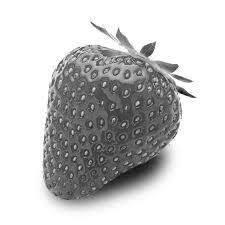
#> input picture examples/Strawberry19.jpg, 225 x 225 px, found by its file name
$ python chroma_fixed_cam.py
#> lines starting #> are read from the running program, lines starting #| are printed output that depends on the picture
"""
Keyframe chroma propagation — with global homography alignment.

Middle ground between the two earlier versions:
    * ECC homography at coarse res handles GLOBAL misalignment (whole-frame
      shift/tilt between keyframe and current frame).
    * No dense optical flow — per-object motion inside the scene is handled
      by the confidence check (fade toward neutral), not by warping.

Pipeline:
    1. Downscale both lumas and the keyframe chroma to coarse resolution.
    2. Estimate a homography (cur -> key) with ECC on the coarse lumas.
    3. Warp keyframe chroma AND keyframe luma with that single homography.
    4. Confidence = warped-key-luma vs current-luma residual.
    5. Fade low-confidence chroma toward neutral.
    6. Guided-filter upsample chroma to full res, guided by current luma.
    7. Composite: current luma (untouched) + chroma -> RGB.

Requires: numpy, opencv-python (opencv-contrib for cv2.ximgproc; a pure-NumPy
guided-filter fallback is included).

propagate_keyframe_chroma_flow() is the motion-aware alternative: instead of
one homography for the whole frame it warps the keyframe chroma along a dense
DIS optical flow, so colour follows objects that moved (hands, a tape roll)
instead of staying at their old position. Confidence there combines the warped
luma residual with a forward-backward flow consistency check. The homography
version above is kept unchanged (snapshot: chroma_fixed_cam_HomoChroma.py).
"""

from __future__ import annotations

from dataclasses import dataclass

import cv2
import numpy as np


# --------------------------------------------------------------------------- #
# Guided filter (ximgproc if present, NumPy fallback otherwise)
# --------------------------------------------------------------------------- #

def _box(img: np.ndarray, r: int) -> np.ndarray:
    return cv2.blur(img, (2 * r + 1, 2 * r + 1), borderType=cv2.BORDER_REFLECT)


def _guided_filter(guide: np.ndarray, src: np.ndarray, radius: int,
                   eps: float) -> np.ndarray:
    """He et al. guided filter, single-channel float32 guide/src in [0,1]."""
    # plain opencv-python exposes a cv2.ximgproc namespace without guidedFilter
    # in it, so probe for the function itself rather than the module
    _gf = getattr(getattr(cv2, "ximgproc", None), "guidedFilter", None)
    if _gf is not None:
        return _gf(guide, src, radius, eps)
    mean_g = _box(guide, radius)
    mean_s = _box(src, radius)
    corr_gs = _box(guide * src, radius)
    corr_gg = _box(guide * guide, radius)
    var_g = corr_gg - mean_g * mean_g
    cov_gs = corr_gs - mean_g * mean_s
    a = cov_gs / (var_g + eps)
    b = mean_s - a * mean_g
    return _box(a, radius) * guide + _box(b, radius)


# --------------------------------------------------------------------------- #
# Result container
# --------------------------------------------------------------------------- #

@dataclass
class ChromaResult:
    rgb: np.ndarray            # (H, W, 3) uint8 — the PASD conditioning image
    confidence: np.ndarray     # (H, W) float32 in [0,1], full res
    mean_luma_residual: float  # drift metric; trigger a new keyframe when high
    homography: np.ndarray     # (3, 3) float32, cur -> key at coarse scale


# --------------------------------------------------------------------------- #
# Main entry point
# --------------------------------------------------------------------------- #

def propagate_keyframe_chroma(
    key_rgb: np.ndarray,
    cur_gray: np.ndarray,
    chroma_downscale: int = 4,
    use_homography: bool = True,
    residual_soft_thresh: float = 12.0,
    residual_hard_thresh: float = 35.0,
    guided_radius: int = 8,
    guided_eps: float = 1e-3,
    desat_target: float = 0.35,
) -> ChromaResult:
    """Apply a color keyframe's chroma to the current grey frame.

    Global camera motion between the frames is absorbed by an ECC-estimated
    homography; residual per-object motion is confidence-gated. See module
    docstring for the pipeline. Tune the two residual thresholds (0-255 luma
    units) on real footage from your sensor.
    """
    # ---- normalize inputs ------------------------------------------------- #
    if cur_gray.ndim == 3:
        cur_gray = cur_gray[..., 0]
    if key_rgb.shape[:2] != cur_gray.shape[:2]:
        raise ValueError(
            f"size mismatch: key {key_rgb.shape[:2]} vs cur {cur_gray.shape[:2]}"
        )
    h, w = cur_gray.shape
    s = chroma_downscale
    lw, lh = max(w // s, 16), max(h // s, 16)

    key_ycc = cv2.cvtColor(key_rgb, cv2.COLOR_RGB2YCrCb)

    # ---- 1. coarse working copies ------------------------------------------ #
    key_y_lo = cv2.resize(key_ycc[..., 0], (lw, lh),
                          interpolation=cv2.INTER_AREA)
    cur_y_lo = cv2.resize(cur_gray, (lw, lh), interpolation=cv2.INTER_AREA)
    chroma_lo = cv2.resize(key_ycc[..., 1:], (lw, lh),
                           interpolation=cv2.INTER_AREA).astype(np.float32)

    # ---- 2. global homography (cur -> key) via ECC on coarse lumas ---------- #
    warp_h = np.eye(3, dtype=np.float32)
    if use_homography:
        try:
            crit = (cv2.TERM_CRITERIA_EPS | cv2.TERM_CRITERIA_COUNT, 100, 1e-5)
            _, warp_h = cv2.findTransformECC(
                cur_y_lo, key_y_lo, warp_h, cv2.MOTION_HOMOGRAPHY, crit,
                None, 3,
            )
        except cv2.error:
            warp_h = np.eye(3, dtype=np.float32)  # no convergence -> identity

    # ---- 3. single direct warp of chroma + key luma -------------------------- #
    warped_chroma_lo = cv2.warpPerspective(
        chroma_lo, warp_h, (lw, lh),
        flags=cv2.INTER_LINEAR | cv2.WARP_INVERSE_MAP,
        borderMode=cv2.BORDER_REPLICATE,
    )
    warped_key_y_lo = cv2.warpPerspective(
        key_y_lo, warp_h, (lw, lh),
        flags=cv2.INTER_LINEAR | cv2.WARP_INVERSE_MAP,
        borderMode=cv2.BORDER_REPLICATE,
    ).astype(np.float32)

    # ---- 4. confidence from warped-luma residual ------------------------------ #
    resid = cv2.GaussianBlur(
        np.abs(warped_key_y_lo - cur_y_lo.astype(np.float32)), (5, 5), 0
    )
    conf_lo = np.clip(
        (residual_hard_thresh - resid)
        / max(residual_hard_thresh - residual_soft_thresh, 1e-6),
        0.0, 1.0,
    ).astype(np.float32)
    mean_residual = float(resid.mean())

    # ---- 5. fade rejected regions toward neutral (128 in CrCb) ---------------- #
    pull = (1.0 - conf_lo) * desat_target
    warped_chroma_lo = warped_chroma_lo + (128.0 - warped_chroma_lo) * pull[..., None]

    # ---- 6. edge-aware upsample guided by CURRENT luma ------------------------- #
    guide = cur_gray.astype(np.float32) / 255.0
    chroma_up = cv2.resize(warped_chroma_lo, (w, h),
                           interpolation=cv2.INTER_LINEAR)
    out_chroma = np.empty_like(chroma_up)
    for c in range(2):
        src = chroma_up[..., c].astype(np.float32) / 255.0
        out_chroma[..., c] = _guided_filter(guide, src, guided_radius,
                                            guided_eps) * 255.0

    conf_full = cv2.resize(conf_lo, (w, h), interpolation=cv2.INTER_LINEAR)

    # ---- 7. composite: current luma + propagated chroma ------------------------ #
    ycc = np.empty((h, w, 3), dtype=np.uint8)
    ycc[..., 0] = cur_gray                                # luma is never touched
    ycc[..., 1:] = np.clip(out_chroma, 0, 255).astype(np.uint8)
    rgb = cv2.cvtColor(ycc, cv2.COLOR_YCrCb2RGB)

    return ChromaResult(rgb=rgb, confidence=conf_full,
                        mean_luma_residual=mean_residual, homography=warp_h)


# --------------------------------------------------------------------------- #
# Motion-aware variant: dense optical flow
# --------------------------------------------------------------------------- #

# [111 lines left out: functions _dis_flow, propagate_keyframe_chroma_flow, not called in this run]


# --------------------------------------------------------------------------- #
# Test harness
# --------------------------------------------------------------------------- #

KEY_PATH = "C:/colorizationData/datasets/test_color/Strawberry/Strawberry19.jpg"
GREY_PATH = "C:/PASD-main/examples/Strawberry19.jpg"


def _load_or_synthesize():
    """Load the strawberry pair; fall back to synthetic images if missing."""
    key_bgr = cv2.imread(KEY_PATH, cv2.IMREAD_COLOR)
#> key_bgr is the input picture: shape (225, 225, 3); min 0, max 255, mean 200.8
    cur_grey = cv2.imread(GREY_PATH, cv2.IMREAD_GRAYSCALE)
#> cur_grey: shape (225, 225); min 0, max 255, mean 200.8
    if key_bgr is not None and cur_grey is not None:
        if key_bgr.shape[:2] != cur_grey.shape[:2]:
            key_bgr = cv2.resize(key_bgr,
                                 (cur_grey.shape[1], cur_grey.shape[0]))
        return key_bgr, cur_grey, True

    print("[warn] image files not found - using synthetic test images")
    rng = np.random.default_rng(0)
    H, W = 225, 225
    key = np.zeros((H, W, 3), np.uint8)
    key[..., 0], key[..., 1], key[..., 2] = 40, 40, 190       # bright bg (BGR)
    key[60:170, 60:170] = (30, 30, 160)                        # dark red square
    key = cv2.add(key, rng.integers(0, 15, key.shape, dtype=np.uint8))
    cur_grey = cv2.cvtColor(key, cv2.COLOR_BGR2GRAY)
    return key, cur_grey, False


def _show(name: str, img: np.ndarray, headless: bool):
    if headless:
        cv2.imwrite(f"out_{name.replace(' ', '_')}.png", img)
    else:
        cv2.imshow(name, img)


if __name__ == "__main__":
    key_bgr, cur_grey, from_files = _load_or_synthesize()
#> from_files = True
    key_rgb = cv2.cvtColor(key_bgr, cv2.COLOR_BGR2RGB)
    import os
    headless = os.name != "nt" and not os.environ.get("DISPLAY")

    # ---- test 1: aligned pair ---------------------------------------------- #
    res = propagate_keyframe_chroma(key_rgb, cur_grey)
#> in propagate_keyframe_chroma, `key_ycc = cv2.cvtColor(key_rgb, cv2.COLOR_RGB2YCrCb)`: key_ycc: shape (225, 225, 3); mean of channels 0, 1, 2 200.8, 128, 128
#> in propagate_keyframe_chroma, `_, warp_h = cv2.findTransformECC( cur_y_lo, key_y_lo, warp_h, cv2.MOTI..`: warp_h = [[1, -6.37e-08, 2.02e-06], [1.24e-08, 1, 5.68e-07], [-3.64e-10, -2.28e-09, 1]]
#> in propagate_keyframe_chroma, `resid = cv2.GaussianBlur( np.abs(warped_key_y_lo - cur_y_lo.astype(np...`: resid: shape (56, 56) float32; every value is 0
#> in propagate_keyframe_chroma, `conf_lo = np.clip( (residual_hard_thresh - resid) / max(residual_hard_..`: conf_lo: shape (56, 56) float32; every value is 1
#> in propagate_keyframe_chroma, `mean_residual = float(resid.mean())`: mean_residual = 0
#> in propagate_keyframe_chroma, `conf_full = cv2.resize(conf_lo, (w, h), interpolation=cv2.INTER_LINEAR)`: conf_full: shape (225, 225) float32; every value is 1
#> in propagate_keyframe_chroma, `ycc[..., 1:] = np.clip(out_chroma, 0, 255).astype(np.uint8)`:
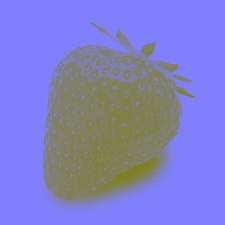
#> ycc: shape (225, 225, 3); mean of channels 0, 1, 2 200.8, 128, 128; drawn as B, G, R
    out_bgr = cv2.cvtColor(res.rgb, cv2.COLOR_RGB2BGR)
    print("[aligned]  residual: %.2f   min conf: %.2f"
          % (res.mean_luma_residual, res.confidence.min()))
#| [aligned]  residual: 0.00   min conf: 1.00

    _show("input grey", cur_grey, headless)
    _show("input color", key_bgr, headless)
    _show("output", out_bgr, headless)
    _show("confidence", (res.confidence * 255).astype(np.uint8), headless)
    if not headless:
        cv2.waitKey(0)

    # ---- test 2: whole frame shifted down 15 px (global camera motion) ------ #
    # warpAffine, not slice-paste: one clean transform, edge-replicated border
    M = np.float32([[1, 0, 0], [0, 1, 15]])
#> M = [[1, 0, 0], [0, 1, 15]]
    shifted = cv2.warpAffine(cur_grey, M,
                             (cur_grey.shape[1], cur_grey.shape[0]),
                             borderMode=cv2.BORDER_REPLICATE)
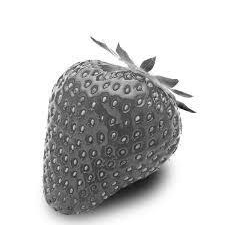
#> shifted: shape (225, 225); min 0, max 255, mean 200.8

    res_s = propagate_keyframe_chroma(key_rgb, shifted)          # homography ON
#> call 2 of propagate_keyframe_chroma, with chroma_downscale = 4, use_homography = True, residual_soft_thresh = 12, residual_hard_thresh = 35, guided_radius = 8, guided_eps = 0.001, desat_target = 0.35
#> in propagate_keyframe_chroma (call 2), `cur_y_lo = cv2.resize(cur_gray, (lw, lh), interpolation=cv2.INTER_AREA)`:
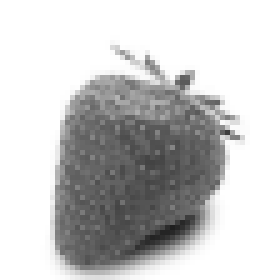
#> cur_y_lo: shape (56, 56) (shown 5 times larger); min 31, max 255, mean 200.8
#> in propagate_keyframe_chroma (call 2), `warp_h = np.eye(3, dtype=np.float32)`: warp_h = [[1, 0, 0], [0, 1, 0], [0, 0, 1]]
#> in propagate_keyframe_chroma (call 2), `_, warp_h = cv2.findTransformECC( cur_y_lo, key_y_lo, warp_h, cv2.MOTI..`: warp_h = [[0.998, 0.000613, 0.0268], [0.000216, 1, -3.76], [-6.99e-05, 6.4e-05, 1]]
#> in propagate_keyframe_chroma (call 2), `conf_lo = np.clip( (residual_hard_thresh - resid) / max(residual_hard_..`:
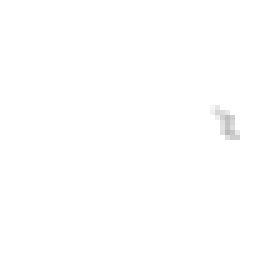
#> conf_lo: shape (56, 56) float32 (shown 5 times larger); min 0.736, max 1, mean 0.999
#> in propagate_keyframe_chroma (call 2), `mean_residual = float(resid.mean())`: mean_residual = 1.77
#> in propagate_keyframe_chroma (call 2), `ycc[..., 1:] = np.clip(out_chroma, 0, 255).astype(np.uint8)`:
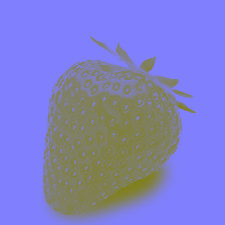
#> ycc: shape (225, 225, 3); mean of channels 0, 1, 2 200.8, 128, 128; drawn as B, G, R
    res_n = propagate_keyframe_chroma(key_rgb, shifted,
                                      use_homography=False)      # homography OFF
#> call 3 of propagate_keyframe_chroma, with chroma_downscale = 4, use_homography = False, residual_soft_thresh = 12, residual_hard_thresh = 35, guided_radius = 8, guided_eps = 0.001, desat_target = 0.35
#> in propagate_keyframe_chroma (call 3), `warp_h = np.eye(3, dtype=np.float32)`: warp_h = [[1, 0, 0], [0, 1, 0], [0, 0, 1]]
#> in propagate_keyframe_chroma (call 3), `mean_residual = float(resid.mean())`: mean_residual = 17.13
#> in propagate_keyframe_chroma (call 3), `conf_full = cv2.resize(conf_lo, (w, h), interpolation=cv2.INTER_LINEAR)`:
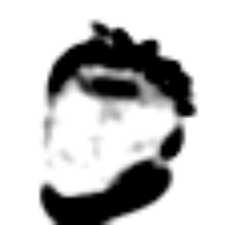
#> conf_full: shape (225, 225) float32; min 0, max 1, mean 0.754
#> in propagate_keyframe_chroma (call 3), `ycc[..., 0] = cur_gray`:
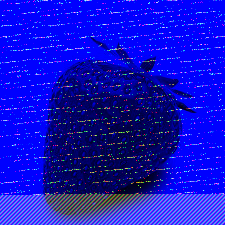
#> ycc: shape (225, 225, 3); mean of channels 0, 1, 2 200.8, 17.9, 17.9; drawn as B, G, R
    print("[shifted]  with homography:    residual %.2f   mean conf %.2f"
          % (res_s.mean_luma_residual, res_s.confidence.mean()))
#| [shifted]  with homography:    residual 1.77   mean conf 1.00
    print("[shifted]  without homography: residual %.2f   mean conf %.2f"
          % (res_n.mean_luma_residual, res_n.confidence.mean()))
#| [shifted]  without homography: residual 17.13   mean conf 0.75
    print("estimated homography (coarse px):\n", np.round(res_s.homography, 2))
#| estimated homography (coarse px):
#|  [[ 1.    0.    0.03]
#|  [ 0.    1.   -3.76]
#|  [-0.    0.    1.  ]]

    _show("input grey_shift", shifted, headless)
    _show("output_shift_homog", cv2.cvtColor(res_s.rgb, cv2.COLOR_RGB2BGR),
          headless)
    _show("output_shift_nohomog", cv2.cvtColor(res_n.rgb, cv2.COLOR_RGB2BGR),
          headless)
    if not headless:
        cv2.waitKey(0)
        cv2.destroyAllWindows()
    else:
        print("(headless build: wrote out_*.png instead of showing windows)")
